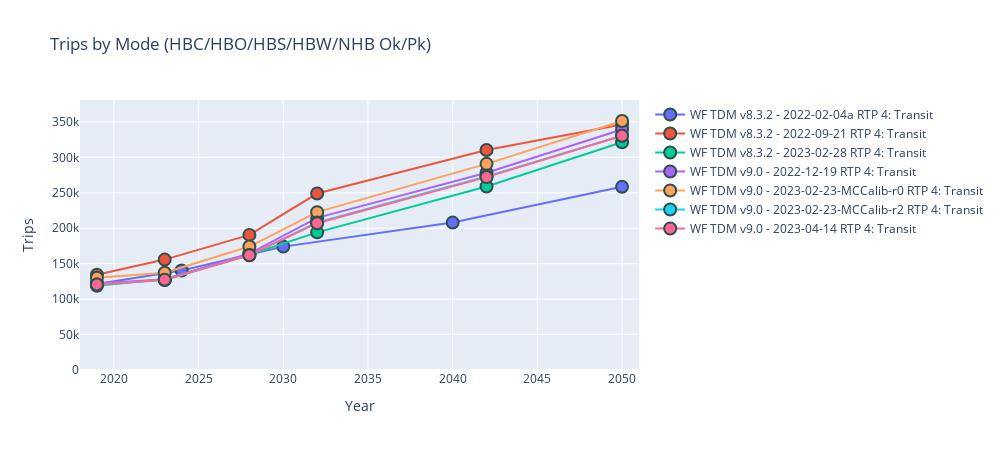

Source (notebook cell):
### Code cell
# MAKE INTERACTIVE CHART
py.offline.init_notebook_mode(connected=True)

lstTdmVersionWithDate = sorted(dfTransitSummaryPlotData['tdmVersionWithDate'].unique().tolist())
lstScenarioGroups     = sorted(dfTransitSummaryPlotData['scenarioGroup'     ].unique().tolist())
lstModes              = sorted(dfTransitSummaryPlotData['modeGroup'         ].unique().tolist())
lstTripPurp           = sorted(dfTransitSummaryPlotData['TRIPPURP'          ].unique().tolist())
lstPeriod             = sorted(dfTransitSummaryPlotData['PERIOD'            ].unique().tolist())

# remove include in all list
lstScenarioGroups = [i for i in lstScenarioGroups if i not in lstIncludeInAll] 

selectTdmVersionsWithDate = widgets.SelectMultiple(options=lstTdmVersionWithDate, value=(lstTdmVersionWithDate), description='TDM Version'   )
selectScenarioGroups      = widgets.SelectMultiple(options=lstScenarioGroups    , value=('RTP',               ), description='Scenario Group')
selectModes               = widgets.SelectMultiple(options=lstModes             , value=('4: Transit',        ), description='Mode Group'    )
selectTripPurps           = widgets.SelectMultiple(options=lstTripPurp          , value=(lstTripPurp          ), description='Purpose'       )
selectPeriods             = widgets.SelectMultiple(options=lstPeriod            , value=(lstPeriod            ), description='Periods'       )

#custom extents
#xmin = widgets.Text(value='0'  , description='X Min')
#xmax = widgets.Text(value='160' , description='X Max')
#ymin = widgets.Text(value='0'  , description='Y Min')
#ymax = widgets.Text(value='.10', description='Y Max')

widgets.interactive(update_plot, tdmVersionsWithDate=selectTdmVersionsWithDate, scenarioGroups=selectScenarioGroups, modeGroups=selectModes, trippurps=selectTripPurps , periods=selectPeriods)

#ADD RAW OBSERVED CURVES

### Figure 1 — Plotly figure (JSON) as saved in the notebook; plotly's stock layout.template omitted (floating-point values rounded to 4 significant figures)
{"data": [{"marker": {"line": {"color": "DarkSlateGrey", "width": 2}, "size": 12}, "mode": "markers+lines", "name": "WF TDM v8.3.2 - 2022-02-04a RTP 4: Transit", "type": "scatter", "x": [2019, 2024, 2030, 2040, 2050], "y": [121321, 140408, 174053, 207976, 258408]}, {"marker": {"line": {"color": "DarkSlateGrey", "width": 2}, "size": 12}, "mode": "markers+lines", "name": "WF TDM v8.3.2 - 2022-09-21 RTP 4: Transit", "type": "scatter", "x": [2019, 2023, 2028, 2032, 2042, 2050], "y": [134370, 155741, 190569, 248930, 310261, 346188]}, {"marker": {"line": {"color": "DarkSlateGrey", "width": 2}, "size": 12}, "mode": "markers+lines", "name": "WF TDM v8.3.2 - 2023-02-28 RTP 4: Transit", "type": "scatter", "x": [2019, 2023, 2028, 2032, 2042, 2050], "y": [118807, 128364, 162496, 194173, 258938, 321231]}, {"marker": {"line": {"color": "DarkSlateGrey", "width": 2}, "size": 12}, "mode": "markers+lines", "name": "WF TDM v9.0 - 2022-12-19 RTP 4: Transit", "type": "scatter", "x": [2019, 2023, 2028, 2032, 2042, 2050], "y": [122503, 127540, 164321, 214591, 278318, 339257]}, {"marker": {"line": {"color": "DarkSlateGrey", "width": 2}, "size": 12}, "mode": "markers+lines", "name": "WF TDM v9.0 - 2023-02-23-MCCalib-r0 RTP 4: Transit", "type": "scatter", "x": [2019, 2023, 2028, 2032, 2042, 2050], "y": [130135, 137210, 174160, 222718, 290809, 351271]}, {"marker": {"line": {"color": "DarkSlateGrey", "width": 2}, "size": 12}, "mode": "markers+lines", "name": "WF TDM v9.0 - 2023-02-23-MCCalib-r2 RTP 4: Transit", "type": "scatter", "x": [2019, 2023, 2028, 2032, 2042, 2050], "y": [120544, 127023, 162136, 208122, 273114, 330554]}, {"marker": {"line": {"color": "DarkSlateGrey", "width": 2}, "size": 12}, "mode": "markers+lines", "name": "WF TDM v9.0 - 2023-04-14 RTP 4: Transit", "type": "scatter", "x": [2019, 2023, 2028, 2032, 2042, 2050], "y": [120585, 127268, 161945, 207128, 272121, 330450]}], "layout": {"height": 450, "title": {"text": "Trips by Mode (HBC/HBO/HBS/HBW/NHB Ok/Pk)"}, "width": 1000, "xaxis": {"range": [2018, 2051], "title": {"text": "Year"}}, "yaxis": {"rangemode": "tozero", "title": {"text": "Trips"}}}}
